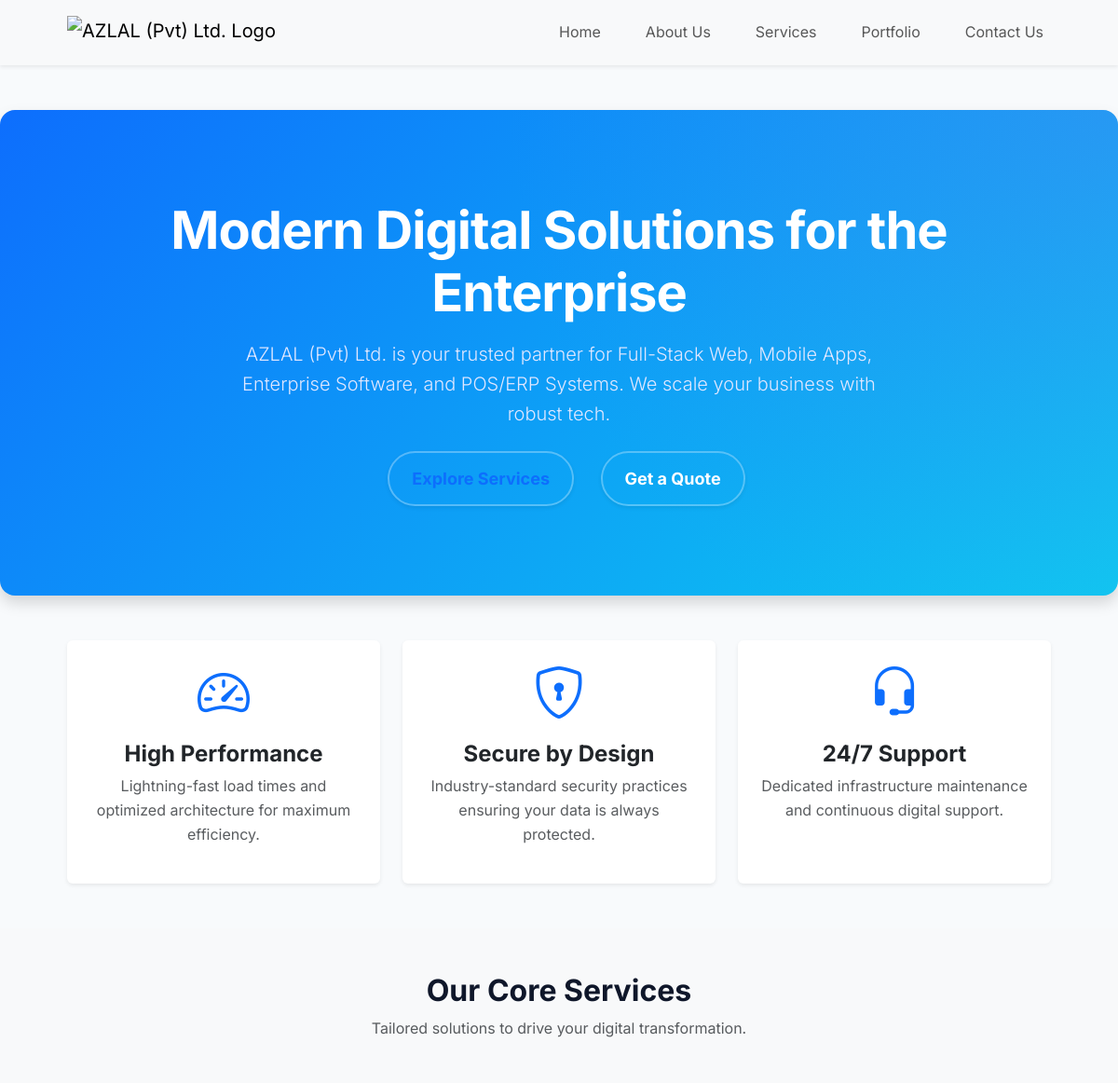
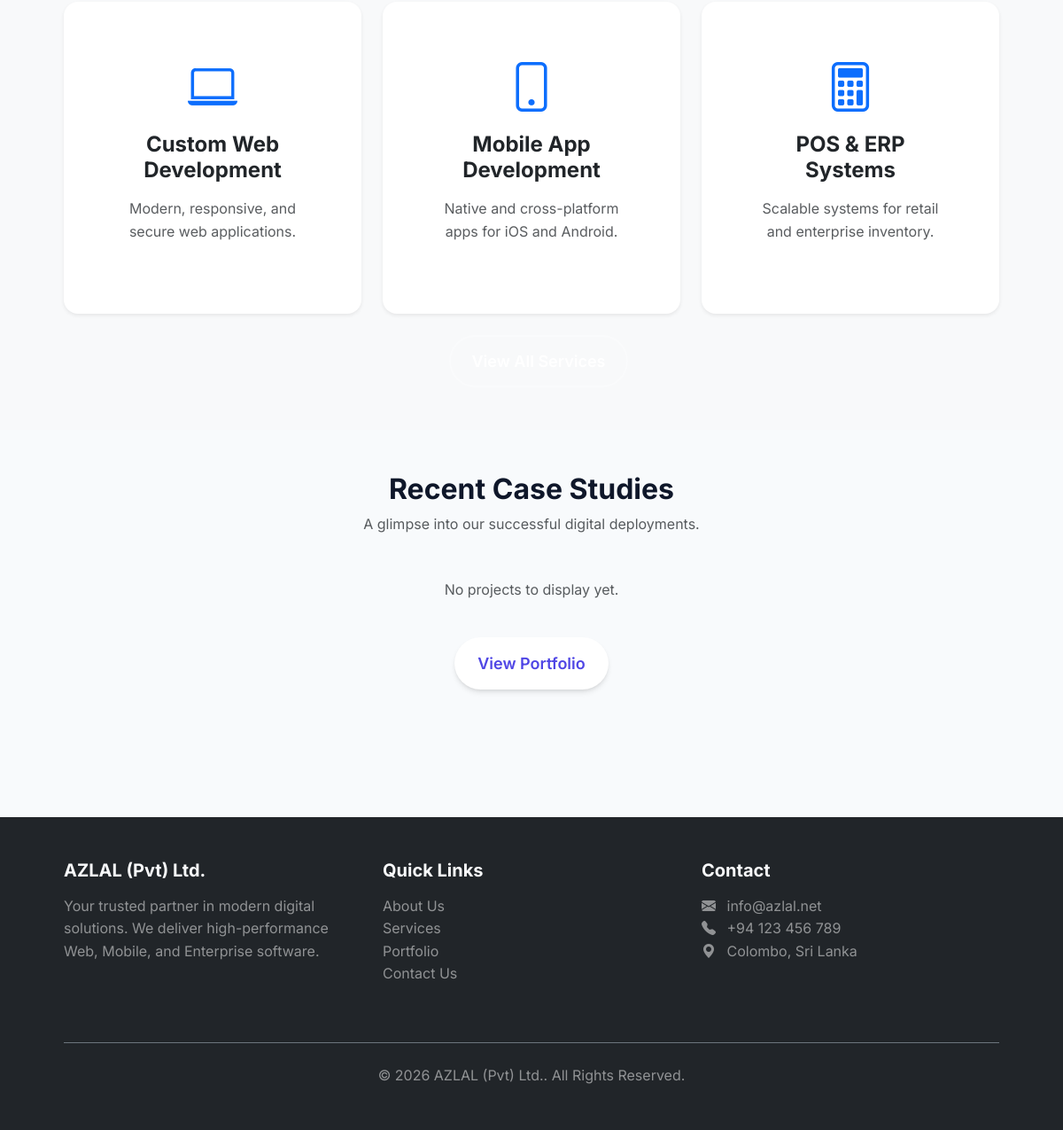
The page / on the database its author committed (2 pictures, top to bottom).
### tables this page shows
CREATE TABLE IF NOT EXISTS `services` (
    `id` INT AUTO_INCREMENT PRIMARY KEY,
    `slug` VARCHAR(100) NOT NULL UNIQUE,
    `title` VARCHAR(150) NOT NULL,
    `short_desc` TEXT NOT NULL,
    `full_desc` LONGTEXT,
    `icon_class` VARCHAR(50) DEFAULT 'bi-gear',
    `sort_order` INT DEFAULT 0
);

### index.php (the view)
<?php
require_once 'includes/header.php';
$stmt = $pdo->query("SELECT * FROM services ORDER BY sort_order ASC LIMIT 3");
$services = $stmt->fetchAll();
$projStmt = $pdo->query("SELECT * FROM projects ORDER BY created_at DESC LIMIT 4");
$projects = $projStmt->fetchAll();
?>
<section class="hero bg-primary text-white text-center py-5 mb-5 shadow" style="background: linear-gradient(135deg, var(--bs-primary) 0%, var(--bs-info) 100%);">
    <div class="container py-5">
        <h1 class="display-4 fw-bold mb-3">Modern Digital Solutions for the Enterprise</h1>
        <p class="lead mb-4 mx-auto" style="max-width: 700px;">
            <?= SITE_NAME ?> is your trusted partner for Full-Stack Web, Mobile Apps, Enterprise Software, and POS/ERP Systems. We scale your business with robust tech.
        </p>
        <div>
            <a href="services.php" class="btn btn-light btn-lg px-4 me-2 shadow-sm rounded-pill fw-bold text-primary">Explore Services</a>
            <a href="contact.php" class="btn btn-outline-light btn-lg px-4 shadow-sm rounded-pill fw-bold">Get a Quote</a>
        </div>
    </div>
</section>
<section class="container mb-5">
    <div class="row text-center g-4">
        <div class="col-md-4">
            <div class="card h-100 border-0 shadow-sm p-4">
                <i class="bi bi-speedometer2 text-primary display-4 mb-3"></i>
                <h4 class="fw-bold">High Performance</h4>
                <p class="text-muted">Lightning-fast load times and optimized architecture for maximum efficiency.</p>
            </div>
        </div>
        <div class="col-md-4">
            <div class="card h-100 border-0 shadow-sm p-4">
                <i class="bi bi-shield-lock text-primary display-4 mb-3"></i>
                <h4 class="fw-bold">Secure by Design</h4>
                <p class="text-muted">Industry-standard security practices ensuring your data is always protected.</p>
            </div>
        </div>
        <div class="col-md-4">
            <div class="card h-100 border-0 shadow-sm p-4">
                <i class="bi bi-headset text-primary display-4 mb-3"></i>
                <h4 class="fw-bold">24/7 Support</h4>
                <p class="text-muted">Dedicated infrastructure maintenance and continuous digital support.</p>
            </div>
        </div>
    </div>
</section>
<section class="bg-light py-5 mb-5">
    <div class="container">
        <div class="text-center mb-5">
            <h2 class="fw-bold">Our Core Services</h2>
            <p class="text-muted">Tailored solutions to drive your digital transformation.</p>
        </div>
        <div class="row g-4 justify-content-center">
            <?php foreach ($services as $service): ?>
                <div class="col-md-4">
                    <div class="card h-100 border-0 shadow-sm service-card transition-all">
                        <div class="card-body p-4 text-center">
                            <i class="bi <?= htmlspecialchars($service['icon_class']) ?> text-primary display-4 mb-3 d-block"></i>
                            <h4 class="fw-bold mb-3"><?= htmlspecialchars($service['title']) ?></h4>
                            <p class="text-muted"><?= htmlspecialchars($service['short_desc']) ?></p>
                        </div>
                    </div>
                </div>
            <?php endforeach; ?>
        </div>
        <div class="text-center mt-4">
            <a href="services.php" class="btn btn-outline-primary rounded-pill px-4">View All Services</a>
        </div>
    </div>
</section>
<section class="container mb-5">
    <div class="text-center mb-5">
        <h2 class="fw-bold">Recent Case Studies</h2>
        <p class="text-muted">A glimpse into our successful digital deployments.</p>
    </div>
    <div class="row g-4">
        <?php if (count($projects) > 0): ?>
            <?php foreach ($projects as $project): ?>
                <div class="col-md-6 col-lg-3">
                    <div class="card h-100 border-0 shadow-sm overflow-hidden">
                        <?php if ($project['image_url']): ?>
                            <img src="<?= htmlspecialchars($project['image_url']) ?>" class="card-img-top" alt="<?= htmlspecialchars($project['title']) ?>" style="height: 200px; object-fit: cover;">
                        <?php else: ?>
                            <div class="bg-light text-secondary text-center d-flex align-items-center justify-content-center card-img-top" style="height: 200px;">
                                <i class="bi bi-image display-1"></i>
                            </div>
                        <?php endif; ?>
                        <div class="card-body p-4">
                            <span class="badge bg-primary mb-2"><?= htmlspecialchars($project['category']) ?></span>
                            <h5 class="fw-bold mb-2"><?= htmlspecialchars($project['title']) ?></h5>
                            <?php if ($project['client_name']): ?>
                                <p class="text-muted small mb-3"><i class="bi bi-person-workspace me-1"></i> Client: <?= htmlspecialchars($project['client_name']) ?></p>
                            <?php endif; ?>
                            <p class="text-secondary small" style="display: -webkit-box; -webkit-line-clamp: 3; -webkit-box-orient: vertical; overflow: hidden;"><?= nl2br(htmlspecialchars($project['description'] ?? '')) ?></p>
                        </div>
                        <?php if ($project['live_url']): ?>
                        <div class="card-footer bg-white border-0 p-4 pt-0 text-end">
                            <a href="<?= htmlspecialchars($project['live_url']) ?>" target="_blank" class="btn btn-sm btn-outline-primary rounded-pill">View Live <i class="bi bi-box-arrow-up-right ms-1"></i></a>
                        </div>
                        <?php endif; ?>
                    </div>
                </div>
            <?php endforeach; ?>
        <?php else: ?>
            <div class="col-12 text-center text-muted">
                <p>No projects to display yet.</p>
            </div>
        <?php endif; ?>
    </div>
    <div class="text-center mt-4">
        <a href="portfolio.php" class="btn btn-primary rounded-pill px-4">View Portfolio</a>
    </div>
</section>
<?php require_once 'includes/footer.php'; ?>

### assets/css/style.css (style rules this page uses)
:root { --primary: #4f46e5; --primary-hover: #4338ca; --secondary: #0ea5e9; --background: #f8fafc; --surface: #ffffff; --text-main: #0f172a; --text-muted: #64748b; --border: #e2e8f0; --font-family: 'Inter', system-ui, -apple-system, sans-serif; --shadow-sm: 0 1px 2px 0 rgb(0 0 0 / 0.05); --shadow-md: 0 4px 6px -1px rgb(0 0 0 / 0.1), 0 2px 4px -2px rgb(0 0 0 / 0.1); --shadow-lg: 0 10px 15px -3px rgb(0 0 0 / 0.1), 0 4px 6px -4px rgb(0 0 0 / 0.1); --radius-md: 0.5rem; --radius-lg: 1rem; --transition: all 0.3s cubic-bezier(0.4, 0, 0.2, 1); }
* { margin: 0; padding: 0; box-sizing: border-box; }
body { font-family: var(--font-family); color: var(--text-main); background-color: var(--background); line-height: 1.6; -webkit-font-smoothing: antialiased; }
a { text-decoration: none; color: var(--primary); transition: var(--transition); }
.container { width: 90%; max-width: 1200px; margin: 0 auto; }
.hero { text-align: center; padding: 6rem 2rem; background: linear-gradient(135deg, #1e1b4b 0%, #312e81 100%); color: white; border-radius: var(--radius-lg); margin-bottom: 4rem; box-shadow: var(--shadow-lg); position: relative; overflow: hidden; }
.hero::before { content: ''; position: absolute; top: 0; left: 0; right: 0; bottom: 0; background: radial-gradient(circle at top right, rgba(99, 102, 241, 0.3), transparent 50%); }
.hero h1 { font-size: 3.5rem; font-weight: 800; margin-bottom: 1.5rem; letter-spacing: -1px; line-height: 1.2; position: relative; }
.hero p { font-size: 1.25rem; margin-bottom: 2.5rem; max-width: 700px; margin-inline: auto; color: #e0e7ff; position: relative; }
.btn { display: inline-flex; align-items: center; justify-content: center; padding: 0.875rem 2rem; border-radius: 9999px; font-weight: 600; font-size: 1.125rem; transition: var(--transition); cursor: pointer; border: 2px solid transparent; }
.btn:not(.btn-primary) { background: transparent; color: white; border-color: rgba(255,255,255,0.3); margin-left: 1rem; }
.btn-primary { background: white; color: var(--primary); box-shadow: var(--shadow-md); }
.service-card { background: var(--surface); padding: 2.5rem; border-radius: var(--radius-lg); box-shadow: var(--shadow-md); border: 1px solid var(--border); transition: var(--transition); }
.service-card p { color: var(--text-muted); }

### rows shown on the page
services: title "Custom Web Development", short_desc "Modern, responsive, and secure web applications."
services: title "Mobile App Development", short_desc "Native and cross-platform apps for iOS and Android."
services: title "POS & ERP Systems", short_desc "Scalable systems for retail and enterprise inventory."

### other values the page prints
SITE_NAME "AZLAL (Pvt) Ltd."
FOOTER_TEXT "Your trusted partner in modern digital solutions. We deliver high-performance Web, Mobile, and Enterprise software."
CONTACT_EMAIL "info@azlal.net"
CONTACT_PHONE "+94 123 456 789"
CONTACT_ADDRESS "Colombo, Sri Lanka"
